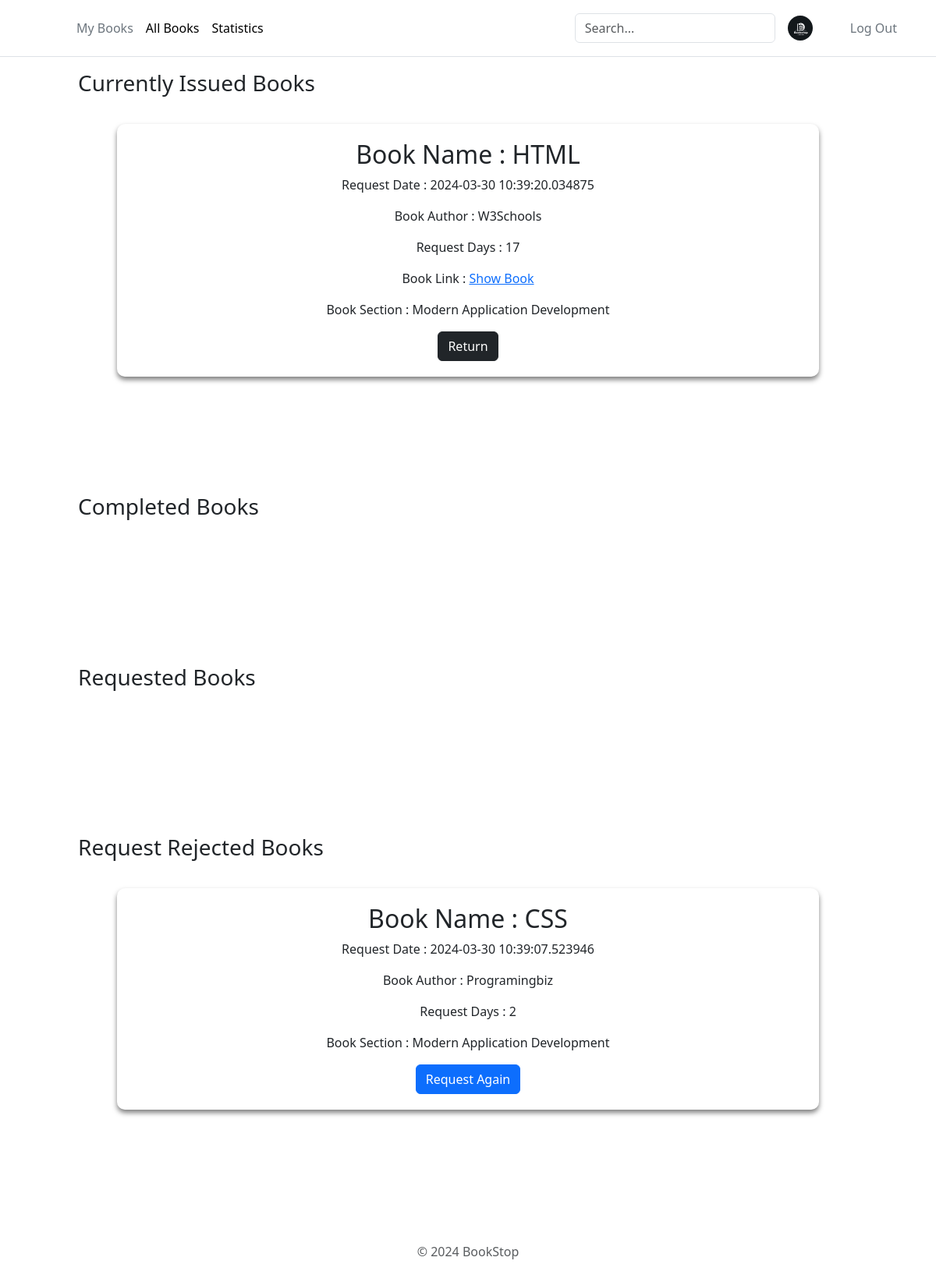
The page /myBooks (signed in) on the database its author committed.
### app/models.py (models this page shows)
class BookIssue(db.Model):
    __tablename__ = 'BookIssue'
    IssueId = db.Column(db.Integer, autoincrement=True, primary_key=True)
    UserId = db.Column(db.Integer, db.ForeignKey(User.UserId), nullable=False)
    BookId = db.Column(db.Integer, db.ForeignKey(Books.BookId), nullable=False)
    SectionId = db.Column(db.Integer, db.ForeignKey(Section.SectionId), nullable=False)
    RequestDate = db.Column(db.DateTime, nullable=False, default=datetime.datetime.utcnow)
    Days = db.Column(db.Integer, nullable=False)
    IssueDate = db.Column(db.String)
    IssueStatus = db.Column(db.String, nullable=False)
    LastIssueStatusDate = db.Column(db.String)

### app/routes.py (the view, shortened to what this page needs)
@app.route("/myBooks", methods=["GET","POST"])
def myBooks():
    if 'user_id' not in session:
        return redirect(url_for('userLogin'))
    BookIssueMergeTable = BookIssueMerge.query.filter(
        BookIssueMerge.UserId == session['user_id'],
        BookIssueMerge.Section_Title.isnot(None),
        BookIssueMerge.Author.isnot(None),
        BookIssueMerge.Book_Title.isnot(None),
        BookIssueMerge.IssueStatus == "requested",
        BookIssueMerge.UserName.isnot(None)).all()
    ApprovedBookIssueMergeTable = BookIssueMerge.query.filter(
        BookIssueMerge.UserId == session['user_id'],
        BookIssueMerge.Section_Title.isnot(None),
        BookIssueMerge.Author.isnot(None),
        BookIssueMerge.Book_Title.isnot(None),
        BookIssueMerge.IssueStatus == "Approved",
        BookIssueMerge.UserName.isnot(None)).all()
    RejectedBookIssueMergeTable = BookIssueMerge.query.filter(
        BookIssueMerge.UserId == session['user_id'],
        BookIssueMerge.Section_Title.isnot(None),
        BookIssueMerge.Author.isnot(None),
        BookIssueMerge.Book_Title.isnot(None),
        BookIssueMerge.IssueStatus == "Rejected",
        BookIssueMerge.UserName.isnot(None)).all()
    ExpiredBookIssueMergeTable = BookIssueMerge.query.filter(
        BookIssueMerge.UserId == session['user_id'],
        BookIssueMerge.Section_Title.isnot(None),
        BookIssueMerge.Author.isnot(None),
        BookIssueMerge.Book_Title.isnot(None),
        BookIssueMerge.IssueStatus == "Expired",
        BookIssueMerge.UserName.isnot(None)).all()
    return render_template("myBooks.html", approvedBooks = ApprovedBookIssueMergeTable, rejectedBooks = RejectedBookIssueMergeTable, issueBooks = BookIssueMergeTable,
    expiredBooks = ExpiredBookIssueMergeTable)

### app/templates/myBooks.html (shortened to what this page needs)
<!DOCTYPE html>
<html lang="en">
  <head>
    <link rel="stylesheet" href="/static/add-section.css" />
    {% include 'bootstrap.html' %}
  </head>
  <body>
    <div>
      {% include 'header.html' %}
      <div>
        <h3 class="firstHeading">Currently Issued Books</h3>
        <div class="main-container">
          {% for book in approvedBooks %}
          <div class="section-container" id="1">
            <h2>Book Name : {{book.Book_Title}}</h2>
            <p>Request Date : {{book.RequestDate}}</p>
            <p>Book Author : {{book.Author}}</p>
            <p>Request Days : {{book.Days}}</p>
            <p>
              Book Link :
              <a href="{{ url_for('download_book', filename=book.Book_Link) }}"
                >Show Book</a
              >
            </p>
            <div>
              <p>Book Section : {{book.Section_Title}}</p>
            </div>
            <form action="/myBooks" method="post" style="display: inline">
              <button type="submit" class="btn btn-dark">Return</button>
            </form>
          </div>
          {% endfor %}
        </div>
        <h3>Completed Books</h3>
        <div class="main-container">
        </div>
        <h3>Requested Books</h3>
        <div class="main-container">
        </div>
        <h3>Request Rejected Books</h3>
        <div class="main-container">
          {% for book in rejectedBooks %}
          <div class="section-container" id="1">
            <h2>Book Name : {{book.Book_Title}}</h2>
            <p>Request Date : {{book.RequestDate}}</p>
            <p>Book Author : {{book.Author}}</p>
            <p>Request Days : {{book.Days}}</p>
            <div>
              <p>Book Section : {{book.Section_Title}}</p>
            </div>
            <form action="/myBooks" method="post" style="display: inline">
              <button type="submit" class="btn btn-primary">
                Request Again
              </button>
            </form>
          </div>
          {% endfor %}
        </div>
        {% include 'footer.html' %}
      </div>
    </div>
  </body>
</html>

### app/static/add-section.css (style rules this page uses)
body { background-color: #2d2a2e; margin: 0; }
.main-container { display: flex; flex-wrap: wrap; padding: 130px; align-items: flex-start; gap: 2em; margin: 20px; }
.section-container { background-color: rgba(255, 255, 255, 0.1); backdrop-filter: blur(10px); border-radius: 10px; padding: 20px 20px; box-shadow: 0 4px 6px rgba(0, 0, 0, 0.5); text-align: center; width: 20%; flex-grow: 1; }
.firstHeading { padding-top: 90px; padding-left: 100px; margin-bottom: -115px !important; }
h3 { padding-left: 100px; margin-bottom: -115px !important; }

### rows shown on the page
BookIssue: Book_Title "HTML", RequestDate "2024-03-30 10:39:20.034875", Author "W3Schools", Days "17", Section_Title "Modern Application Development"
BookIssue: Book_Title "CSS", RequestDate "2024-03-30 10:39:07.523946", Author "Programingbiz", Days "2", Section_Title "Modern Application Development"
